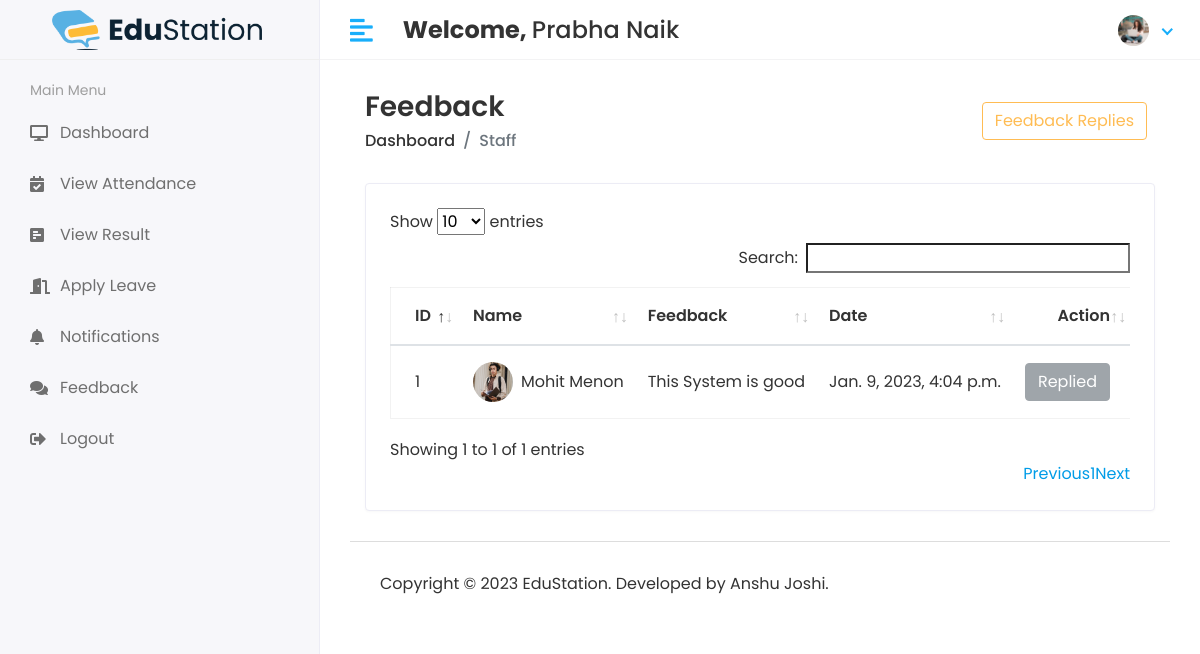
Page /HOD/Student/Feedback (signed in) on the committed database.
### app/models.py (models this page shows, shortened)
class CustomUser(AbstractUser):
    user_type_data = (
        (1, "HOD"),
        (2, "Staff"),
        (3, "Student")
    )
    user_type = models.CharField(default=1, choices=user_type_data, max_length=10)
    profile_pic = models.ImageField(upload_to='media/profile_pic')

class FeedBackStudent(models.Model):
    id = models.AutoField(primary_key=True)
    student_id = models.ForeignKey(Students, on_delete=models.CASCADE)
    feedback = models.TextField()
    feedback_reply = models.TextField()
    created_at = models.DateTimeField(auto_now_add=True)
    updated_at = models.DateTimeField(auto_now=True)
    objects = models.Manager()

class Students(models.Model):
    id = models.AutoField(primary_key=True)
    admin = models.OneToOneField(CustomUser, on_delete=models.CASCADE)
    gender = models.CharField(max_length=50)
    address = models.TextField()
    course_id = models.ForeignKey(Courses, on_delete=models.DO_NOTHING, default=1)
    session_year_id = models.ForeignKey(SessionYearModel, on_delete=models.CASCADE)
    created_at = models.DateTimeField(auto_now_add=True)
    updated_at = models.DateTimeField(auto_now=True)
    objects = models.Manager()

### student_management_system/hodviews.py (the view)
# urls.py: path('HOD/Student/Feedback', hodviews.STUDENT_FEEDBACK, name='stud_feedback_reply'),
@login_required(login_url='/')
def STUDENT_FEEDBACK(request):
    feedback = FeedBackStudent.objects.all()
    context = {
        'feedback': feedback
    }
    return render(request, 'hod/stud_feedback.html', context)

### templates/hod/stud_feedback.html (shortened to what this page needs)
{% extends 'base.html' %}
{% block main_content %}
<div class="content container-fluid">
               <div class="page-header">
                  <div class="row align-items-center">
                     <div class="col">
                        <h3 class="page-title">Feedback</h3>
                        <ul class="breadcrumb">
                           <li class="breadcrumb-item"><a href="index.html">Dashboard</a></li>
                           <li class="breadcrumb-item active">Staff</li>
                        </ul>
                     </div>
                     <div class="col-auto text-right float-right ml-auto">
                         <button type="button" class="btn btn-outline-primary mr-2" data-toggle="modal" data-target="#view_feedback_modal">
                            Feedback Replies
                        </button>
                     </div>
                  </div>
               </div>
               <div class="row">
                  <div class="col-sm-12">
                     <div class="card card-table">
                        <div class="card-body">
                           <div class="table-responsive">
                              <table class="table table-hover table-center mb-0" id="table_id">
                                 <thead>
                                    <tr>
                                       <th>ID</th>
                                       <th>Name</th>
                                       <th>Feedback</th>
                                       <th>Date</th>
                                       <th class="text-right">Action</th>
                                    </tr>
                                 </thead>
                                 <tbody>
                                 {% for i in feedback %}
                                    <tr>
                                       <td>{{i.id}}</td>
                                       <td>
                                          <h2 class="table-avatar">
                                             <a href="student-details.html" class="avatar avatar-sm mr-2"><img class="avatar-img rounded-circle" src="/{{i.student_id.admin.profile_pic}}" alt="User Image"></a>
                                             <a href="student-details.html">{{i.student_id.admin.first_name}}&nbsp;{{i.student_id.admin.last_name}}</a>
                                          </h2>
                                       </td>
                                       <td>{{i.feedback}}</td>
                                       <td>{{i.created_at}}</td>
                                       <td class="text-right">
                                           {% if i.feedback_reply == "" %}
                                                <button class="btn btn-success" data-toggle="modal" data-target="#send_notification_modal-{{forloop.counter}}">Reply</button>
                                           {% else %}
                                                <button class="btn btn-secondary" disabled="disabled" data-toggle="modal" data-target="#send_notification_modal-{{forloop.counter}}">Replied</button>
                                           {% endif %}
                                       </td>
                                    </tr>
                                    {% endfor %}
                                 </tbody>
                              </table>
                           </div>
                        </div>
                     </div>
                  </div>
               </div>
            </div>
{% endblock main_content%}

### templates/includes/header.html (shortened to what this page needs)
{% load static %}
<div class="main-wrapper">
         <div class="header">
            <div class="header-left">
               <a href="index.html" style="padding: 2rem;" class="logo">
               <img src="{% static 'assets/img/es-logo.png' %}" alt="Logo">
               </a>
            </div>
            <a href="javascript:void(0);" id="toggle_btn">
            <i class="fas fa-align-left"></i>
            </a>
            <div class="top-nav-search mt-3">
               <h4><strong>Welcome, </strong><span>{{user.first_name}} {{ user.last_name }}</span></h4>
            </div>
            <ul class="nav user-menu">
               <li class="nav-item dropdown has-arrow">
                  <a href="#" class="dropdown-toggle nav-link" data-toggle="dropdown">
                  <span class="user-img">
                     {% if user.profile_pic == "" %}
                        <span class="user-img"><img class="rounded-circle" src="{% static 'assets/img/noimg.png' %}" width="31" alt="User Image"></span>
                     {% else %}
                        <span class="user-img"><img class="rounded-circle" src="/{{user.profile_pic}}" width="31" alt="User Image"></span>
                     {% endif %}
                  </span>
                  </a>
               </li>
            </ul>
         </div>

### static/assets/css/style.css (style rules this page uses)
html { height: 100%; }
body { background-color: #fff; color: #333; font-family: 'Poppins', sans-serif; font-size: 1rem; height: 100%; line-height: 1.5; overflow-x: hidden; }
h1, h2, h3, h4, h5, h6 { font-family: 'Poppins', sans-serif; margin-top: 0; }
a { color: #009ce7; }
input, button, a { transition: all 0.4s ease; -moz-transition: all 0.4s ease; -o-transition: all 0.4s ease; -ms-transition: all 0.4s ease; -webkit-transition: all 0.4s ease; }
input, input:focus, button, button:focus { outline: none; }
ul, ol { padding: 0px; list-style: none; }
.table { color: #333; max-width: 100%; margin-bottom: 0; width: 100%; }
.table.dataTable { border-collapse: collapse !important; border: 1px solid rgba(0, 0, 0, 0.05); }
table.table td h2 { display: inline-block; font-size: inherit; font-weight: 400; margin: 0; padding: 0; vertical-align: middle; }
table.table td h2.table-avatar { align-items: center; display: inline-flex; font-size: inherit; font-weight: 400; margin: 0; padding: 0; vertical-align: middle; white-space: nowrap; }
table.table td h2 a { color: #333; }
.table thead tr th { font-weight: 600; }
.table tbody tr { border-bottom: 1px solid rgba(0, 0, 0, 0.05); }
.table.table-center td, .table.table-center th { vertical-align: middle; }
.card-table .card-body .table > thead > tr > th { border-top: 0; }
.card-table .card-body .table tr td:first-child, .card-table .card-body .table tr th:first-child { padding-left: 1.5rem; }
.card-table .card-body .table tr td:last-child, .card-table .card-body .table tr th:last-child { padding-right: 1.5rem; }
.card-table .table td, .card-table .table th { border-top: 1px solid #e2e5e8; padding: 1rem 0.75rem; white-space: nowrap; }
.btn-outline-primary { color: #FFBC53; border-color: #FFBC53; }
.card { border: 1px solid #ececf5; box-shadow: 0 1px 3px 0 rgba(0, 0, 0, 0.03); margin-bottom: 1.875rem; }
.card-body { padding: 1.5rem; }
.avatar { position: relative; display: inline-block; width: 3rem; height: 3rem }
.avatar > img { width: 100%; height: 100%; -o-object-fit: cover; object-fit: cover; }
.avatar-sm { width: 2.5rem; height: 2.5rem; }
.header { background-color: #fff; border-bottom: 1px solid #f3f3f4; left: 0; position: fixed; right: 0; top: 0; z-index: 1001; height: 60px; }
.header .header-left { float: left; height: 60px; padding: 0 20px; position: relative; width: 320px; z-index: 1; transition: all 0.2s ease-in-out; background-color: #f7f7fa; border-bottom: 1px solid #efefef; border-right: 1px solid #ececf5; display: flex; align-items: center; }
.header .header-left .logo { display: inline-block; line-height: 60px; }
.header .header-left .logo img { max-height: 40px; width: auto; }
.header .dropdown-toggle:after { display: none; }
.header .has-arrow .dropdown-toggle:after { border-top: 0; border-left: 0; border-bottom: 2px solid #18aefa; border-right: 2px solid #18aefa; content: ''; height: 8px; display: inline-block; pointer-events: none; -webkit-transform-origin: 66% 66%; -ms-transform-origin: 66% 66%; transform-origin: 66% 66%; -webkit-transform: rotate(45deg); -ms-transform: rotate(45deg); transform: rotate(45deg); -webkit-transition: all 0.15s ease-in-out; transition: all 0.15s ease-in-out; width: 8px; vertical-align: 0px; }
.user-menu { float: right; margin: 0; position: relative; z-index: 99; padding-right: 15px; }
.user-menu.nav > li > a { color: #a0a0a0; font-size: 14px; line-height: 58px; padding: 0 15px; height: 60px; }
.user-img { margin-right: 3px; position: relative; }
.top-nav-search { float: left; margin-left: 15px; }
.main-wrapper { width: 100%; height: 100vh; min-height: 100vh; }
.page-header { margin-bottom: 1.875rem; }
.page-header .breadcrumb { background-color: transparent; color: #6c757d; font-size: 1rem; font-weight: 500; margin-bottom: 0; padding: 0; }
.page-header .breadcrumb a { color: #333; }
.page-title { font-size: 28px; font-weight: 600; color: #333; margin-bottom: 5px; }
@media (min-width: 992px) { #toggle_btn { align-items: center; color: #18aefa; display: inline-flex; float: left; font-size: 26px; height: 60px; justify-content: center; margin-left: 15px; padding: 0 15px; } }

### rows in the picture
CustomUser: first_name "Prabha", last_name "Naik", profile_pic (picture)
FeedBackStudent: id "1", student_id.admin.profile_pic (picture), student_id.admin.first_name "Mohit", student_id.admin.last_name "Menon", feedback "This System is good", created_at "Jan. 9, 2023, 4:04 p.m."
